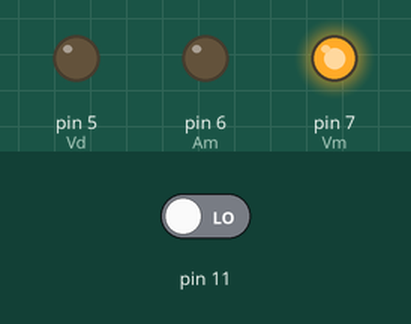
The sketch below on a simulated Arduino Uno, built with avr-gcc and run on an emulated ATmega328P. On the bench: output pins drawn as LEDs (lit = HIGH). The inputs (shaded band) are chosen by the test bench; at power-on: pin 11 LOW.

Above: at 1.5 s.
At 4.0 s:
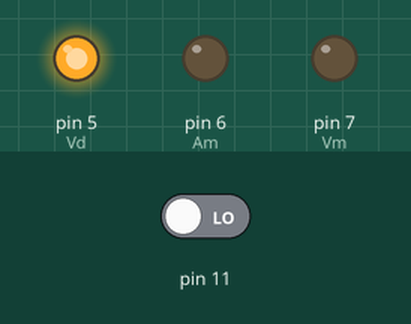
At 5.2 s:
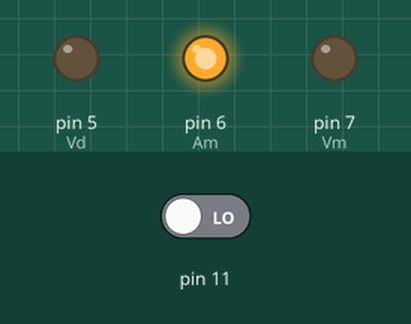
Timing chart, 0 to 7.2 s (numbered marks = the images above):
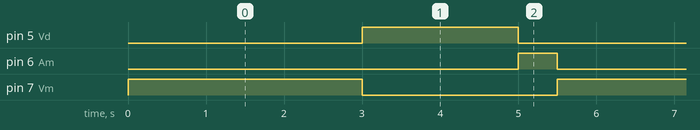

Measured:
- by itself, pin 5 (Vd): alternates HIGH for 2.0 s and LOW for 3.5 s, 12 changes in all, then stays LOW
- by itself, pin 6 (Am): alternates HIGH for 0.50 s and LOW for 5.0 s, 12 changes in all, then stays LOW
- by itself, pin 7 (Vm): alternates HIGH for 3.0 s and LOW for 2.5 s, 13 changes in all, then stays HIGH

The sketch:

semaforo.ino
```cpp
int Estado;
int Vm = 7;
int Am = 6;
int Vd = 5;
int T;

void setup()
{
  pinMode(11,INPUT);
  pinMode(Vm,OUTPUT);
  pinMode(Am,OUTPUT);
  pinMode(Vd,OUTPUT);

  T = millis();
  Estado = 0;

  Serial.begin(9600);

}

void loop()
{
  	if (Estado == 0 && ((millis()-T)>=3000)) {Estado =1; T = millis();}
  	if (Estado == 1 && (((millis()-T)>=1000) || digitalRead(11))) {Estado = 2; T = millis();}
  	if (Estado == 2 && ((millis()-T)>=1000)) {Estado =3; T = millis();}
  	if (Estado == 3 && ((millis()-T)>=500)) {Estado =0; T = millis();}

    if(Estado == 0){
      digitalWrite(Am, LOW);
      digitalWrite(Vm, HIGH);
    }

    if(Estado == 1){
      digitalWrite(Vm, LOW);
      digitalWrite(Vd, HIGH);
    }

    if(Estado == 2){
      digitalWrite(Vm, LOW);
      digitalWrite(Vd, HIGH);
    }

    if(Estado == 3){
      digitalWrite(Vd, LOW);
      digitalWrite(Am, HIGH);
    }
}
```
